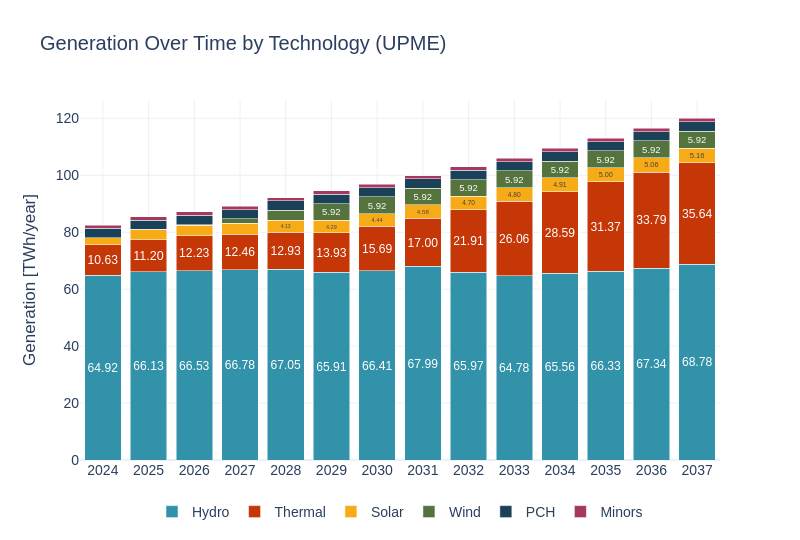

Here is the notebook cell this chart was saved with:
### Code cell
sce_upme = pd.read_csv(gen_per_res_vs_marg_cost)
sce_upme['Energy_TWh_typical_yr'] = sce_upme['Energy_GWh_typical_yr'] / 1000
sce_upme = sce_upme[sce_upme['year'] <= years[1]]
sw.scenarios.dispatched_generation(sce_upme, 'Generation', 'TWh', 'year', 'Energy_TWh_typical_yr', 'Tech', scenario_name, 'UPME', 4)
#sce_upme.to_csv('./9_upme.csv')

### Figure 1 — Plotly figure (JSON) as saved in the notebook; plotly's stock layout.template omitted (floating-point values rounded to 4 significant figures)
{"data": [{"hovertemplate": "Tech=Hydro<br>Year=%{x}<br>Dispatched Generation (MW)=%{y}<br>text=%{text}<extra></extra>", "insidetextanchor": "middle", "legendgroup": "Hydro", "marker": {"color": "#3292A9", "pattern": {"shape": ""}}, "name": "Hydro", "orientation": "v", "showlegend": true, "text": ["64.92", "66.13", "66.53", "66.78", "67.05", "65.91", "66.41", "67.99", "65.97", "64.78", "65.56", "66.33", "67.34", "68.78"], "textangle": 0, "textposition": "inside", "texttemplate": "%{text}", "type": "bar", "x": [2024, 2025, 2026, 2027, 2028, 2029, 2030, 2031, 2032, 2033, 2034, 2035, 2036, 2037], "xaxis": "x", "y": [64.92, 66.13, 66.53, 66.78, 67.05, 65.91, 66.41, 67.99, 65.97, 64.78, 65.56, 66.33, 67.34, 68.78], "yaxis": "y"}, {"hovertemplate": "Tech=Thermal<br>Year=%{x}<br>Dispatched Generation (MW)=%{y}<br>text=%{text}<extra></extra>", "insidetextanchor": "middle", "legendgroup": "Thermal", "marker": {"color": "#C53707", "pattern": {"shape": ""}}, "name": "Thermal", "orientation": "v", "showlegend": true, "text": ["10.63", "11.20", "12.23", "12.46", "12.93", "13.93", "15.69", "17.00", "21.91", "26.06", "28.59", "31.37", "33.79", "35.64"], "textangle": 0, "textposition": "inside", "texttemplate": "%{text}", "type": "bar", "x": [2024, 2025, 2026, 2027, 2028, 2029, 2030, 2031, 2032, 2033, 2034, 2035, 2036, 2037], "xaxis": "x", "y": [10.63, 11.2, 12.23, 12.46, 12.93, 13.93, 15.69, 17.0, 21.91, 26.06, 28.59, 31.37, 33.79, 35.64], "yaxis": "y"}, {"hovertemplate": "Tech=Solar<br>Year=%{x}<br>Dispatched Generation (MW)=%{y}<br>text=%{text}<extra></extra>", "insidetextanchor": "middle", "legendgroup": "Solar", "marker": {"color": "#F7AB17", "pattern": {"shape": ""}}, "name": "Solar", "orientation": "v", "showlegend": true, "text": ["", "", "", "", "4.13", "4.29", "4.44", "4.58", "4.70", "4.80", "4.91", "5.00", "5.06", "5.16"], "textangle": 0, "textposition": "inside", "texttemplate": "%{text}", "type": "bar", "x": [2024, 2025, 2026, 2027, 2028, 2029, 2030, 2031, 2032, 2033, 2034, 2035, 2036, 2037], "xaxis": "x", "y": [2.496, 3.487, 3.711, 3.965, 4.133, 4.294, 4.436, 4.579, 4.698, 4.802, 4.908, 4.996, 5.064, 5.155], "yaxis": "y"}, {"hovertemplate": "Tech=Wind<br>Year=%{x}<br>Dispatched Generation (MW)=%{y}<br>text=%{text}<extra></extra>", "insidetextanchor": "middle", "legendgroup": "Wind", "marker": {"color": "#55733D", "pattern": {"shape": ""}}, "name": "Wind", "orientation": "v", "showlegend": true, "text": ["", "", "", "", "", "5.92", "5.92", "5.92", "5.92", "5.92", "5.92", "5.92", "5.92", "5.92"], "textangle": 0, "textposition": "inside", "texttemplate": "%{text}", "type": "bar", "x": [2024, 2025, 2026, 2027, 2028, 2029, 2030, 2031, 2032, 2033, 2034, 2035, 2036, 2037], "xaxis": "x", "y": [0.063, 0.206, 0.206, 1.513, 3.619, 5.922, 5.922, 5.922, 5.922, 5.922, 5.922, 5.922, 5.922, 5.922], "yaxis": "y"}, {"hovertemplate": "Tech=PCH<br>Year=%{x}<br>Dispatched Generation (MW)=%{y}<br>text=%{text}<extra></extra>", "insidetextanchor": "middle", "legendgroup": "PCH", "marker": {"color": "#1B4159", "pattern": {"shape": ""}}, "name": "PCH", "orientation": "v", "showlegend": true, "text": ["", "", "", "", "", "", "", "", "", "", "", "", "", ""], "textangle": 0, "textposition": "inside", "texttemplate": "%{text}", "type": "bar", "x": [2024, 2025, 2026, 2027, 2028, 2029, 2030, 2031, 2032, 2033, 2034, 2035, 2036, 2037], "xaxis": "x", "y": [3.236, 3.236, 3.236, 3.236, 3.236, 3.236, 3.236, 3.236, 3.236, 3.236, 3.236, 3.236, 3.236, 3.236], "yaxis": "y"}, {"hovertemplate": "Tech=Minors<br>Year=%{x}<br>Dispatched Generation (MW)=%{y}<br>text=%{text}<extra></extra>", "insidetextanchor": "middle", "legendgroup": "Minors", "marker": {"color": "#A6375F", "pattern": {"shape": ""}}, "name": "Minors", "orientation": "v", "showlegend": true, "text": ["", "", "", "", "", "", "", "", "", "", "", "", "", ""], "textangle": 0, "textposition": "inside", "texttemplate": "%{text}", "type": "bar", "x": [2024, 2025, 2026, 2027, 2028, 2029, 2030, 2031, 2032, 2033, 2034, 2035, 2036, 2037], "xaxis": "x", "y": [1.191, 1.191, 1.191, 1.191, 1.191, 1.191, 1.191, 1.191, 1.191, 1.191, 1.191, 1.191, 1.191, 1.383], "yaxis": "y"}], "layout": {"barmode": "stack", "font": {"family": "Arial", "size": 14}, "height": 540, "legend": {"orientation": "h", "title": {}, "tracegroupgap": 0, "x": 0.5, "xanchor": "center", "y": -0.1}, "title": {"text": "Generation Over Time by Technology (UPME)"}, "width": 800, "xaxis": {"anchor": "y", "domain": [0, 1], "showgrid": true, "tickangle": 0, "tickfont": {"family": "Arial", "size": 14}, "tickvals": [2024, 2025, 2026, 2027, 2028, 2029, 2030, 2031, 2032, 2033, 2034, 2035, 2036, 2037], "title": {"text": ""}}, "yaxis": {"anchor": "x", "domain": [0, 1], "title": {"text": "Generation [TWh/year]"}}}}
